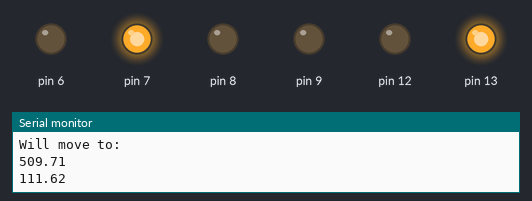
Simulated run of this sketch. Board: Arduino Uno, built with avr-gcc and run on an emulated ATmega328P. On the bench: output pins drawn as LEDs (lit = HIGH), the last lines printed to the serial monitor.

Above: at 0.1 s.
At 17.1 s:
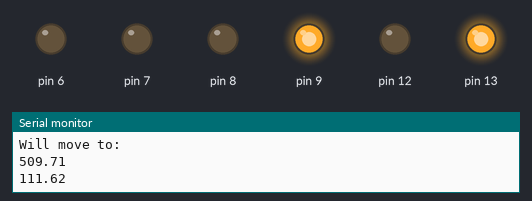
At 60.1 s:
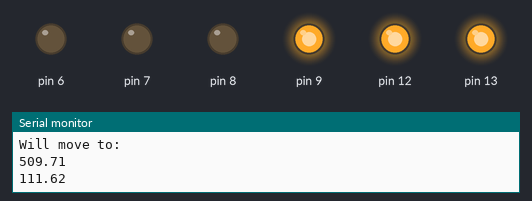
At 109.2 s:
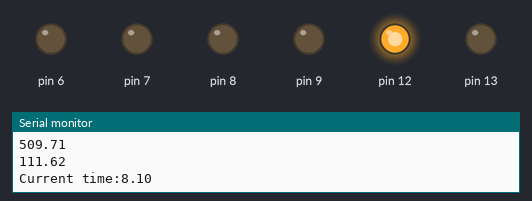
At 120.1 s:
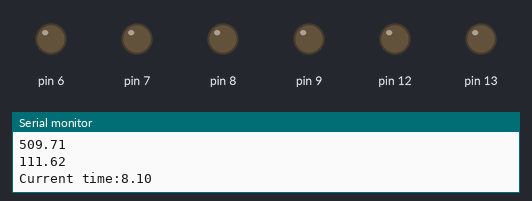
Timing chart, 0 to 121.6 s (numbered marks = the images above):
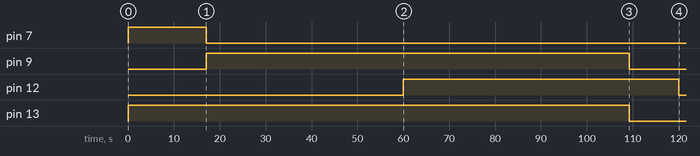

The sketch:

control.ino
```cpp
// beta版太阳能controller，仅限10月25日附近使用
// 实验地理坐标：北纬31°5′(31.08)，东经121°25′(121.42)
/*  port info:
 *  (delete)D4 D5 D12 rtc model DAT CLK RST
 *  D12 for relay
 * 	D6 D7 motor1 output label
 *  D8 D9 motor2 output label
 *  A2 A3 A4 A5 light sensor lt lb rt rb
 *  RX TX connect to computer
 *  D2 D3 motor1 2 interrupt
 *  D10 "switch" only to disable control, while system still runs in loop
 *
 */
#include "control.h"
#include <MsTimer2.h>
bool err0 = 0;                       //record the mistake

// ThreeWire clkIO(4,5,12);               //DS1302 model DAT-CLK-RST
// RtcDS1302<ThreeWire> Rtc(clkIO);
// RtcDateTime earlier;
motorMove myMotor;


int six_minutes = 0;
/*------------------------------------------------------*/
int mannulmonth = 10;
int mannulday = 25;
double timefactor = 0.267;
/*------------------------------------------------------*/
bool pwrswitch = 0;  //choose power input from group 1/2
// void isr0();
// void isr1();
bool time_trigger(unsigned long);
void pwrchange(){
  pwrswitch=!pwrswitch;
  digitalWrite(12,pwrswitch);//this switch reverse per minute
}
unsigned long privt = 0;

void setup(){

  Serial.begin(9600);
  // Rtc.Begin();
  // if (Rtc.GetIsWriteProtected()){
  //   Rtc.SetIsWriteProtected(false);
  // }
  // if (!Rtc.GetIsRunning()){
  //     Rtc.SetIsRunning(true);
  // }
  digitalWrite(13,1);
  MsTimer2::set(60000,pwrchange);
  MsTimer2::start();
  initTracking();
  /*while(!err0){
	  digitalWrite(13,1);
    //initialization Static length of support 1&2 should be given.
    //Also it can set current time
    err0 = initTracking();
    if(!err0)
    Serial.println('error!');
  }*/

  digitalWrite(13,0);
}


void loop(){
  bool tmp01 = 0,	  //assert the weather, 1 for sunny
	runnow = 0;  //whether start the servo or not (run every 10 mins)
  //realTimeDebug();
  double delta = 0.0,tau = 0.0,heightAngle=0.0,dirAngle=0.0;
  if (six_minutes<=8*10){    //runs before 16:00
    if(time_trigger(360000)||six_minutes==0){
      //solar angles caclulation δ φ τ,CAUTION:these results in DEGREE
      delta = 23.45*sin(2*3.1415*(284+(mannulmonth-1)*30.5+mannulday)/365); //consider there are 30.5 days in a month
      tau = (8.0-(120-121.42)*0.067+timefactor+six_minutes*0.1-12.0)*15.0;	//start from 8:00 in GMT+8, plus correcting factor
      //should be updated if use worldwide
      heightAngle = asin(sin(0.5431)*sin(delta/180*3.14159) + cos(0.5431)*cos(delta/180*3.14159)*cos(tau/180*3.14159))/3.14159*180.0;
      //dirAngle = acos((sin(heightAngle/180*3.14159)*sin(0.5431)-sin(delta))/(cos(heightAngle/180*3.14159)*cos(0.5431)))/3.14159*180.0;
      dirAngle = asin(cos(delta/180*3.14159)*sin(tau/180*3.14159)/cos(heightAngle/180*3.14159))/3.14159*180.0;
      myMotor.movetodir(dirAngle,heightAngle);

      six_minutes+=1;
      Serial.print("Current time:");Serial.print(8.0+six_minutes*0.1);Serial.print("\n");
    }
  }

}

bool time_trigger(unsigned long trig_label){
  if((unsigned long)(millis()-privt)>=trig_label){	//ATTENTION! Always indicate the ulong type when calculating or definiting
    privt = millis();
    return 1;
  }
  else
    return 0;
}

/*
void isr0(){
  myMotor.counter1++;
  delay(2);
}

void isr1(){
  myMotor.counter2++;
  delay(2);
}
*/
```

control.h
```cpp
#ifndef __CONTROL_H__
#define __CONTROL_H__
    #include <Arduino.h>
    // #include <ThreeWire.h>
    // #include <RtcDS1302.h>
    //#include "tracking.h"
    #include "init_tracking.h"
    #include "motor_ctrl.h"

    // extern ThreeWire clkIO;               //DS1302 model DAT-CLK-RST
    // extern RtcDS1302<ThreeWire> Rtc;
    extern motorMove myMotor;
    // extern RtcDateTime earlier;

#endif
```

init_tracking.cpp
```cpp
#include "init_tracking.h"
#define betaDegree 30.1
double iniheight1,iniheight2;
//从电脑端输入 若输入N，代表默认两根杆高为0，时间不做调整
//若仅要更改高度，输入H&高度值一&高度值二
//若要更改高度和时间 输入D&高度值一&高度值2-YYYY-MM-DD-HH-MM-SS-(weekday Sun1-7Sat)
//示例：D&120.00&120.00-2021-03-09-18:42:00
void inputinfo(){
  char tmp = ' ';
  char charCache[40] = " ";
  int charCount = 0;
  int yyyy = 0, mo = 0, dd = 0, hh = 0,mm = 0,ss = 0;
  //while(!Serial.available());	//stop here when no message received
  //tmp = Serial.read();
 /*

      yyyy = 2021;
      mo = 4;
      dd = 6;
      hh = 9;
      mm = 30;
      ss = 0;
      RtcDateTime dt(yyyy,mo,dd,hh,mm,ss);
      Rtc.SetDateTime(dt);
	//for debug

    Serial.print("Date: ");
    Serial.print(yyyy); Serial.print('-');Serial.print(mo);Serial.print('-');Serial.print(dd);Serial.print(',');
    Serial.print(hh);Serial.print(":");Serial.print(mm);Serial.print(":");Serial.print(ss);

	  //Serial.println(yyyy ' ' mo ' ' dd ' ' hh ' ' mm ' ' ss);
    */
  }


bool initTracking(){
	bool err = 0;
  //double iniheight1=400.0,iniheight2=400.0;
	pinMode(13,OUTPUT);
  pinMode(12,OUTPUT);
	pinMode(6,OUTPUT);
	pinMode(7,OUTPUT);
	pinMode(8,OUTPUT);
	pinMode(9,OUTPUT);
	pinMode(2,INPUT);
  pinMode(3,INPUT);
	pinMode(10,INPUT_PULLUP);
  //make sure the motors stop
  digitalWrite(6,0);
	digitalWrite(7,0);
  digitalWrite(8,0);
	digitalWrite(9,0);
	//inputinfo();
	err = 1;//myMotor.motorSetup(iniheight1,iniheight2);       //coonect the motor and check
  /*
	double timeval = 0;
	double tau1 = 0,deltaDegree = 0;	//tau for time angle, deltaDegree for sun height angle
	tau1 = -15.0*(12.0-timeval);
	deltaDegree = tau1-tau;
	tau = tau1;
	motor0.motorMove(deltaDegree,1);
	motor0.runNow();

  if(!err)
    Serial.println("Initialize failed. Trying again.");
  else
    Serial.println("Initialize successfully.");
*/
  return err;
}
```

init_tracking.h
```cpp
#ifndef __INIT_TRACKING_H__
#define __INIT_TRACKING_H__
#include <math.h>
#include <Arduino.h>
#include "motor_ctrl.h"
#include "control.h"

    void inputinfo();
	bool initTracking();
	//double iniheight1,iniheight2;
#endif
```

motor_ctrl.cpp
```cpp
//this program can control ONE motor at a time
/* link info:
 * D6-IN1 D7-IN2
 * D8-IN3 D9-IN4
 * motor1 on western
 * motor2 on eastern
 */
#include "motor_ctrl.h"
#define vRatio 5.2			//ratio of travel steps:distance
#define DeteceterOhm 0.01
#define tauLimitL -0.8726  //rad,50°
#define tauLimitR 0.8726
#define betaLimit 0.7853
#define triangleR 300		//mm

motorMove::motorMove(){
	counter1=0;
	counter2=0;
	currentAlpha = 0.0;
	currentBeta = 0.0;
	height1 = 600.0;
	height2 = 600.0;
	//height3=600 mannul
	current1 = 0;
	current2 = 0;
	current3 = 0;
}

bool motorMove::changeheight(double inputHeight1,double inputHeight2){
	double i,j = 0.0;
	bool IN1 = 0,IN2 = 0,IN3 = 0,IN4 = 0;
	if(inputHeight1<50)	inputHeight1 = 50;
	if(inputHeight2<50)	inputHeight2 = 50;
/*//debug
  Serial.println("Current height: ");
  Serial.println(height1);
  Serial.println(height2);
  */
	Serial.println("Will move to: ");
	Serial.println(inputHeight1);
  Serial.println(inputHeight2);
	i = inputHeight1 - height1;
	j = inputHeight2 - height2;
	/***********待核实*************/
	if(i>=0){IN1 = 1;IN2 = 0;}
	else {IN1 = 0;IN2 = 1;i=-i;}

	if(j>=0){IN3 = 1;IN4 = 0;}
	else {IN3 = 0;IN4 = 1;j=-j;}
digitalWrite(13,1);     //indicate that motor is moving
	counter1 = 0;					//zerolize coder counter
	//while(counter1<(i*vRatio)){
		digitalWrite(6,IN1);
		digitalWrite(7,IN2);
	//}
	  delay(i/5.3*1000.0);
		digitalWrite(6,0);
		digitalWrite(7,0);

	counter2 = 0;
 // while(counter2<(j*vRatio)){
		digitalWrite(8,IN3);
		digitalWrite(9,IN4);
  //}
	  delay(j/5.3*1000.0);
		digitalWrite(8,0);
		digitalWrite(9,0);
//debug
//Serial.println("DONE");
	height1 = inputHeight1;
	height2 = inputHeight2;
digitalWrite(13,0);
	if(counter1*counter2!=0)
		return 1;
	else
		return 0;
}

bool motorMove::motorSetup(double oriheight1,double oriheight2){
	height1 = oriheight1;
	height2 = oriheight2;
	//changeheight(400,400);		//change the angle of the panel steadly to protect the structure
	//changeheight(200,200);

	digitalWrite(6,1);			//upward move
	digitalWrite(7,0);
  //Serial.println("Now upward 1");
	digitalWrite(8,1);
	digitalWrite(9,0);
  //Serial.println("Now upward 2");

	delay(90000);				//THIS VALUE CHANGE DUE TO THE FACT
	digitalWrite(6,0);
	digitalWrite(7,0);

	digitalWrite(8,0);
	digitalWrite(9,0);

	height1 = 800.0;
	height2 = 800.0;
	changeheight(400,400);
	changeheight(200,200);
	/*
	if(counter1*counter2!=0)
		return 1;
	else
		return 0;
   */
}

void motorMove:: movetoflat(double val){				//go to ?mm height
	if(val<5||val>790)	return;
	changeheight(val,val);
}
void motorMove:: movetodir(double tau,double heightAngle){  //for initial tracking, input obj alpha,obj beta in DEGREE
  double tmpheight1 = 0.0,tmpheight2 = 0.0;
  tau = tau/180.0*3.14159;
  heightAngle = heightAngle/180.0*3.14159;
  if(tau<tauLimitL) tau = tauLimitL;
  if(tau>tauLimitR) tau = tauLimitR;
  currentAlpha = tau;
  if(heightAngle>1.57)  heightAngle = 1.57;
  if(heightAngle<betaLimit) heightAngle = betaLimit;
  currentBeta = heightAngle;
  //height to solar angle converter by tcy
  tmpheight1 = -0.5*triangleR*(cos(currentBeta)/sin(currentBeta))*(3*abs(cos(currentAlpha))+1.732*sin(currentAlpha))+600;
  tmpheight2 = -0.5*triangleR*(cos(currentBeta)/sin(currentBeta))*(3*abs(cos(currentAlpha))-1.732*sin(currentAlpha))+600;
  Serial.print("Move to height:");Serial.print(tmpheight1);Serial.print(tmpheight2);Serial.print("\n");
  changeheight(tmpheight1,tmpheight2);
}

void motorMove:: changedir(double alpha,double beta){ //for passive tracking, input +-alpha, +-beta
  int newtau = currentAlpha + alpha;
  int newh = currentBeta + beta;
  movetodir(newtau,newh);
}
bool motorMove::mydelay(unsigned long motorWaitTime){
  unsigned tmp_time_label = millis();
  while(1){
    if((millis()-tmp_time_label)>=motorWaitTime)
      return 1;
  }
}
/*
motorMove::bool debug(int ohm){			//print the current on the screen,  the register should be up-pulled to 5V source
	//requires advance define of serial port and frequency, consider default port as 10 and default reading port as A5
	int j = 0;
	for(int i = 0;i<10;++i)
		j+=analogRead(A5);
	j/=10;
	println(j/1024*5*ohm);

}
*/
```

motor_ctrl.h
```cpp
#ifndef __MOTOR_CTRL_H__
#define __MOTOR_CTRL_H__
#include <Arduino.h>
#include <math.h>
//#include "control.h"

  //control the motor
	class motorMove{
		public:
			motorMove();
			void movetoflat(double);				//go to 400mm height
			void movetodir(double,double);	//for initial tracking, input obj alpha,obj beta. take degree as unit
			void changedir(double,double);	//for passive tracking, input +-alpha, +-beta. take degree as unit
			bool changeheight(double,double);	//control the support directly
			int counter1,counter2;
			double height1;
			double height2;
			bool motorSetup(double,double);	//input current height of colum 1 and 2
      bool mydelay(unsigned long);    //for multithreading timer


		private:
			double currentAlpha;
			double currentBeta;
			int current1;
			int current2;
			int current3;

			//bool debug(int ohm);		//print the current on the screen,  the register should be up-pulled to 5V source
	};

#endif
//void runNStep(int speed=5,int steps);
```

Measured:
- by itself, pin 7: LOW → HIGH at 0.00 s, → LOW 17.0 s later
- by itself, pin 9: LOW → HIGH at 17.0 s, → LOW 92.1 s later
- by itself, pin 12: LOW → HIGH at 60.0 s, → LOW 60.0 s later
- by itself, pin 13: LOW → HIGH at 0.00 s, → LOW 109 s later
